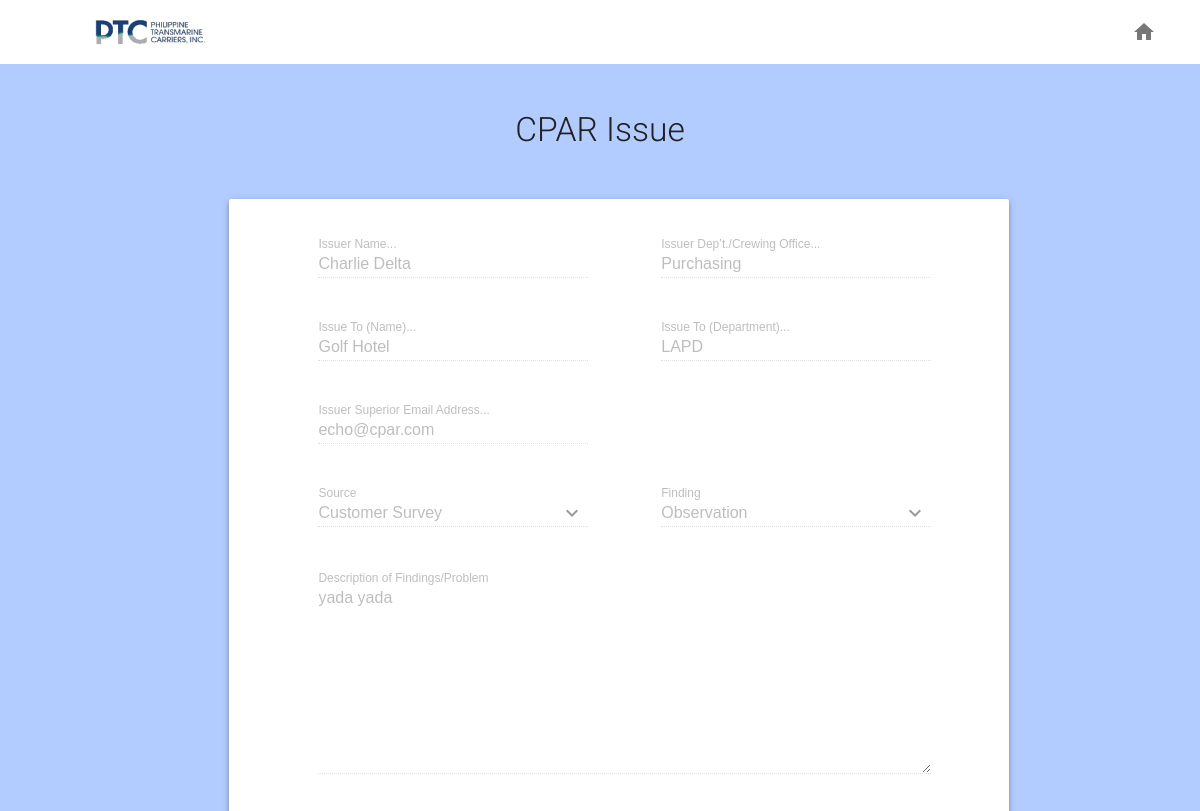
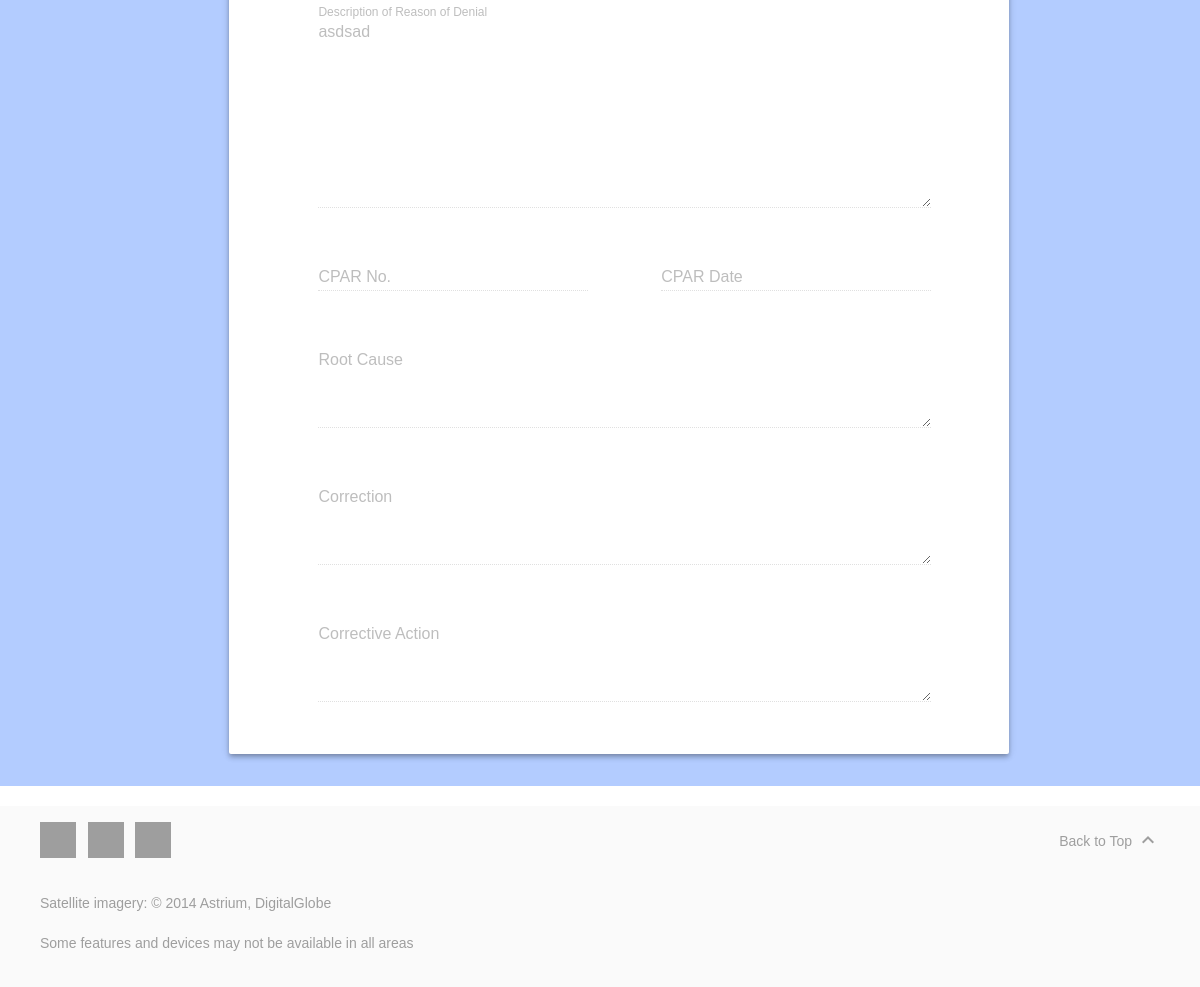
/superior-view-issue.php?issue_id_to_view=19 (signed in), run on the app's committed database (2 pictures, top to bottom).
### tables this page shows
CREATE TABLE `iss` (
  `ISS_ID` int(11) NOT NULL AUTO_INCREMENT,
  `ISS_SRC` varchar(50) DEFAULT NULL,
  `ISS_FNDNG` varchar(50) DEFAULT NULL,
  `ISS_FNDNG_DSC` longtext,
  `ISS_APPRVL_STS` varchar(50) DEFAULT NULL,
  `ISS_VLDT_STS` varchar(50) DEFAULT NULL,
  `ISS_RSN_FR_DNL` longtext,
  `ISS_DT` date DEFAULT NULL,
  `ISS_TM` time DEFAULT NULL,
  `ISS_USR_ISSR_ID` int(11) DEFAULT NULL,
  `ISS_USR_SPR_ID` int(11) DEFAULT NULL,
  `ISS_USR_CNCRN_ID` int(11) DEFAULT NULL,
  `ISS_CNCRN_ID` int(11) DEFAULT NULL,
  `ISS_DT_CRTD` date DEFAULT NULL,
  `ISS_DT_APPRVD` date DEFAULT NULL,
  PRIMARY KEY (`ISS_ID`),
  KEY `ISS_USR_ID` (`ISS_USR_ISSR_ID`),
  KEY `ISS_USR_SPR_ID` (`ISS_USR_SPR_ID`),
  KEY `ISS_USR_CNCRN_ID` (`ISS_USR_CNCRN_ID`),
  KEY `ISS_CNCRN_ID` (`ISS_CNCRN_ID`)
);

CREATE TABLE `usr` (
  `USR_ID` int(11) unsigned NOT NULL AUTO_INCREMENT,
  `USR_NM` varchar(25) DEFAULT NULL,
  `USR_EML` varchar(25) DEFAULT NULL,
  `USR_DPRTMNT` varchar(25) DEFAULT NULL,
  `USR_ACCNT_ID` int(11) unsigned DEFAULT NULL,
  `USR_ACCNT_TYP_ID` int(11) unsigned DEFAULT NULL,
  PRIMARY KEY (`USR_ID`),
  KEY `U_ACCNT_ID` (`USR_ACCNT_ID`),
  KEY `USR_ACCNT_TYP` (`USR_ACCNT_TYP_ID`)
);

### include/view_issue_load_data.php (called while the page is built, shortened)
<?php
require_once('connect/connect.php');
if(isset($_GET['issue_id_to_view'])){
	$iss_id = $_GET['issue_id_to_view'];
	$cpar_no = '';
	$cpar_date = '';
	$sql_stmt = 'SELECT *
					FROM ISS
					WHERE ISS.ISS_ID = ' . $iss_id . ' LIMIT 1';
	if($sql = mysqli_query($con, $sql_stmt)) {
		while ($row = mysqli_fetch_array($sql, MYSQLI_ASSOC)){
			$iss_apprvl_sts = $row['ISS_APPRVL_STS'];
			$iss_vldt_sts = $row['ISS_VLDT_STS'];
			$iss_rsn_fr_dnl = $row['ISS_RSN_FR_DNL'];
			$iss_emp_id = $row['ISS_CNCRN_ID'];
			$iss_dt_apprvd = $row['ISS_DT_APPRVD'];
			$iss_data[] = $row;
		}
	}
	if($iss_apprvl_sts == 'Denied' || $iss_vldt_sts == 'VALIDATE' || empty($iss_vldt_sts)
		|| !empty($iss_rsn_fr_dnl) || empty($iss_emp_id) || empty($iss_dt_apprvd)) {
		$sql_stmt = 'SELECT *
						FROM ISS, USR
						WHERE ISS.ISS_USR_ISSR_ID=USR.USR_ID
						AND ISS.ISS_ID='.$iss_id.' LIMIT 1';
		if($sql = mysqli_query($con, $sql_stmt)) {
			while ($row = mysqli_fetch_array($sql, MYSQLI_ASSOC)) {
				$issr_data[] = $row;
			}
		}
		$sql_stmt = 'SELECT *
						FROM ISS, USR
						WHERE ISS.ISS_USR_SPR_ID=USR.USR_ID
						AND ISS.ISS_ID='.$iss_id.' LIMIT 1';
		if($sql = mysqli_query($con, $sql_stmt)) {
			while ($row = mysqli_fetch_array($sql, MYSQLI_ASSOC)) {
				$spr_data[] = $row;
			}
		}
		$sql_stmt = 'SELECT *
						FROM ISS, USR
						WHERE ISS.ISS_USR_CNCRN_ID=USR.USR_ID
						AND ISS.ISS_ID='.$iss_id.' LIMIT 1';
		if($sql = mysqli_query($con, $sql_stmt)) {
			while ($row = mysqli_fetch_array($sql, MYSQLI_ASSOC)) {
				$emp_data[] = $row;
			}
		}
	}
}
?>

### superior-view-issue.php (the view, shortened to what this page needs)
<!doctype html>
<html lang="en">
  <?php require_once('header.php');
		require_once('include/check_session.php');
		require_once('include/view_issue_load_data.php');
	?>
  <body>
    <div class="mdl-layout mdl-js-layout mdl-layout--fixed-header">
      <?php include_once('superior/superior-manage-account-topbar.php'); ?>
         <main class="android-content mdl-layout__content">
           <div class="page-content" style="background-color: #b3ccff">
          <br>
           <div class="mdl-tabs__panel is-active" id="demo">
              <h1>CPAR Issue</h1>
       <div class="mdl-grid">
            <div class="mdl-cell mdl-cell--2-col"></div>
            <div class="mdl-cell mdl-cell--10-col">
               <div class="mdl-grid portfolio-max-width portfolio-contact">
                <div class="mdl-cell mdl-cell--10-col mdl-card mdl-shadow--4dp">
                    <div class="mdl-card__supporting-text">
                            <form action="#" class="">
                                 <div class="mdl-grid">
                                    <div class="mdl-cell mdl-cell--1-col"></div>
                                     <div class="mdl-cell mdl-cell--5-col">
                                        <div class="mdl-textfield mdl-js-textfield mdl-textfield--floating-label" style="width: 100%">
                                            <input class="mdl-textfield__input" pattern="[A-Z,a-z, ]*" type="text" id="Name" value="<?php echo $issr_data[0]['USR_NM'];?>" disabled="true">
                                            <label class="mdl-textfield__label" for="Name">Issuer Name...</label>
                                        </div>
                                     </div>
                                     <div class="mdl-cell mdl-cell--1-col"></div>
                                     <div class="mdl-cell mdl-cell--5-col">
                                          <div class="mdl-textfield mdl-js-textfield mdl-textfield--floating-label" style="width: 100%">
                                            <input class="mdl-textfield__input" pattern="[A-Z,a-z, ]*" type="text" id="Name" value="<?php echo $issr_data[0]['USR_DPRTMNT'];?>" disabled="true">
                                            <label class="mdl-textfield__label" for="Name">Issuer Dep’t./Crewing Office...</label>
                                        </div>
                                     </div>
                                    <div class="mdl-cell mdl-cell--1-col"></div>
                                     <div class="mdl-cell mdl-cell--5-col">
                                       <div class="mdl-textfield mdl-js-textfield mdl-textfield--floating-label" style="width: 100%">
                                            <input class="mdl-textfield__input" pattern="[A-Z,a-z, ]*" type="text" id="Name"  value="<?php echo $emp_data[0]['USR_NM'];?>" disabled="true">
                                            <label class="mdl-textfield__label" for="Name">Issue To (Name)...</label>
                                        </div>
                                     </div>
                                     <div class="mdl-cell mdl-cell--1-col"></div>
                                     <div class="mdl-cell mdl-cell--5-col">
                                        <div class="mdl-textfield mdl-js-textfield mdl-textfield--floating-label" style="width: 100%">
                                            <input class="mdl-textfield__input" pattern="[A-Z,a-z, ]*" type="text" id="Name"  value="<?php echo $emp_data[0]['USR_DPRTMNT'];?>" disabled="true">
                                            <label class="mdl-textfield__label" for="Name">Issue To (Department)...</label>
                                        </div>
                                     </div>
                                     <div class="mdl-cell mdl-cell--1-col"></div>
                                     <div class="mdl-cell mdl-cell--5-col">
                                        <div class="mdl-textfield mdl-js-textfield mdl-textfield--floating-label" style="width: 100%">
                                            <input class="mdl-textfield__input" pattern="[A-Z,a-z,0-9,@,. ]*" type="email" id="Name"  value="<?php echo $spr_data[0]['USR_EML'];?>" disabled="true">
                                            <label class="mdl-textfield__label" for="Name">Issuer Superior Email Address...</label>
                                         </div>
                                     </div>
                                    <div class="mdl-cell mdl-cell--6-col"></div>
                                     <br>
                                    <div class="mdl-cell mdl-cell--1-col"></div>
                                     <div class="mdl-cell mdl-cell--5-col">
                                        <div class="mdl-textfield mdl-js-textfield mdl-textfield--floating-label getmdl-select getmdl-select__fullwidth getmdl-select__fix-height">
                                            <input class="mdl-textfield__input" type="text" id="sample" readonly tabIndex="-1"  value="<?php echo $iss_data[0]['ISS_SRC'];?>" disabled="true">
                                            <label for="sample2">
                                                <i class="mdl-icon-toggle__label material-icons">keyboard_arrow_down</i>
                                            </label>
                                            <label for="sample" class="mdl-textfield__label">Source</label>
                                        </div>
                                     </div>
                                     <br>
                                     <div class="mdl-cell mdl-cell--1-col"></div>
                                     <div class="mdl-cell mdl-cell--5-col">
                                        <div class="mdl-textfield mdl-js-textfield mdl-textfield--floating-label getmdl-select getmdl-select__fullwidth getmdl-select__fix-height">
                                            <input class="mdl-textfield__input" type="text" id="sample2" value="<?php echo $iss_data[0]['ISS_FNDNG'];?>" readonly tabIndex="-1" disabled="true">
                                            <label for="sample2">
                                                <i class="mdl-icon-toggle__label material-icons">keyboard_arrow_down</i>
                                            </label>
                                            <label for="sample2" class="mdl-textfield__label">Finding</label>
                                        </div>
                                     </div>
                                     <br>
                                     <div class="mdl-cell mdl-cell--1-col"></div>
                                     <div class="mdl-cell mdl-cell--11-col">
                                        <div class="mdl-textfield mdl-js-textfield mdl-textfield--floating-label" style="width: 100%">
                                            <textarea disabled="true" class="mdl-textfield__input" type="text" rows= "10" cols="15" id="sample5" ><?php echo $iss_data[0]['ISS_FNDNG_DSC'];?></textarea>
                                            <label class="mdl-textfield__label" for="sample5">Description of Findings/Problem</label>
                                          </div>
                                    </div>
									<div class="mdl-cell mdl-cell--1-col"></div>
                                     <div class="mdl-cell mdl-cell--11-col">
                                        <div class="mdl-textfield mdl-js-textfield mdl-textfield--floating-label" style="width: 100%">
                                            <textarea name="reason_for_denial_desc" class="mdl-textfield__input" type="text" rows= "10" cols="15" disabled="true" id="sample5" ><?php echo $iss_rsn_fr_dnl;?></textarea>
                                            <label class="mdl-textfield__label" for="sample5">Description of Reason of Denial</label>
                                          </div>
                                    </div>
									<div class="mdl-cell mdl-cell--1-col"></div>
                                     <div class="mdl-cell mdl-cell--5-col">
                                        <div class="mdl-textfield mdl-js-textfield mdl-textfield--floating-label" style="width: 100%">
                                            <input name="cpar_no" class="mdl-textfield__input" pattern="[A-Z,a-z, ]*" type="text" id="Name" disabled="true" value="<?php echo $cpar_no;?>">
                                            <label class="mdl-textfield__label" for="Name">CPAR No.</label>
                                        </div>
                                     </div>
                                     <div class="mdl-cell mdl-cell--1-col"></div>
                                     <div class="mdl-cell mdl-cell--5-col">
                                          <div class="mdl-textfield mdl-js-textfield mdl-textfield--floating-label" style="width: 100%">
                                            <input name="cpar_date" class="mdl-textfield__input" pattern="[A-Z,a-z, ]*" type="text" id="Name" disabled="true" value="<?php echo $cpar_date;?>">
                                            <label class="mdl-textfield__label" for="Name">CPAR Date</label>
                                        </div>
                                     </div>
                                     <br>
                                     <div class="mdl-cell mdl-cell--1-col"></div>
                                     <div class="mdl-cell mdl-cell--11-col">
                                        <div class="mdl-textfield mdl-js-textfield mdl-textfield--floating-label" style="width: 100%">
                                            <textarea name="root_cause" class="mdl-textfield__input" type="text" rows= "4" cols="15" id="sample5" disabled="true" ><?php echo $root_cause;?></textarea>
                                            <label class="mdl-textfield__label" for="sample5">Root Cause</label>
                                          </div>
                                     </div>
                                     <div class="mdl-cell mdl-cell--1-col"></div>
                                     <div class="mdl-cell mdl-cell--11-col">
                                        <div class="mdl-textfield mdl-js-textfield mdl-textfield--floating-label" style="width: 100%">
                                            <textarea name="correction" class="mdl-textfield__input" type="text" rows= "4" cols="15" id="sample5" disabled="true" ><?php echo $correction;?></textarea>
                                            <label class="mdl-textfield__label" for="sample5">Correction</label>
                                          </div>
                                     </div>
                                     <div class="mdl-cell mdl-cell--1-col"></div>
                                     <div class="mdl-cell mdl-cell--11-col">
                                        <div class="mdl-textfield mdl-js-textfield mdl-textfield--floating-label" style="width: 100%">
                                            <textarea name="correction_action" class="mdl-textfield__input" type="text" rows= "4" cols="15" id="sample5" disabled="true" ><?php echo $correction_action;?></textarea>
                                            <label class="mdl-textfield__label" for="sample5">Corrective Action</label>
                                          </div>
                                     </div>
                                     <br>
                                     <br>
                                     <br>
                                </div>
                            </form>
                    </div>
                </div>
                </div>
            </div>
           </div>
            </div>
          </div>
       <?php include_once('superior/superior-footer.php'); ?>
      </main>
    </div>
  </body>
</html>

### assets/css/header.css (style rules this page uses)
body { margin: 0; }

### assets/css/table.css (style rules this page uses)
*, *:after, *:before { -webkit-box-sizing: border-box; -moz-box-sizing: border-box; box-sizing: border-box; }
#demo { margin: 20px auto; }
#demo h1 { font-size: 2.4rem; line-height: 3.2rem; letter-spacing: 0; font-weight: 300; color: #212121; text-transform: inherit; margin-bottom: 1rem; text-align: center; }

### assets/css/textbox.css (style rules this page uses)
.form-style-1 input[type=text], .form-style-1 input[type=date], .form-style-1 input[type=datetime], .form-style-1 input[type=number], .form-style-1 input[type=search], .form-style-1 input[type=time], .form-style-1 input[type=url], .form-style-1 input[type=email], textarea, select { box-sizing: border-box; -webkit-box-sizing: border-box; -moz-box-sizing: border-box; border:1px solid #BEBEBE; padding: 7px; margin:0px; -webkit-transition: all 0.30s ease-in-out; -moz-transition: all 0.30s ease-in-out; -ms-transition: all 0.30s ease-in-out; -o-transition: all 0.30s ease-in-out; outline: none; }

### data on the page
iss: USR_NM "Charlie Delta", USR_DPRTMNT "Purchasing", USR_NM "Golf Hotel", USR_DPRTMNT "LAPD", USR_EML "echo@cpar.com", ISS_SRC "Customer Survey", ISS_FNDNG "Observation", ISS_FNDNG_DSC "yada yada", reason_for_denial_desc "asdsad"
